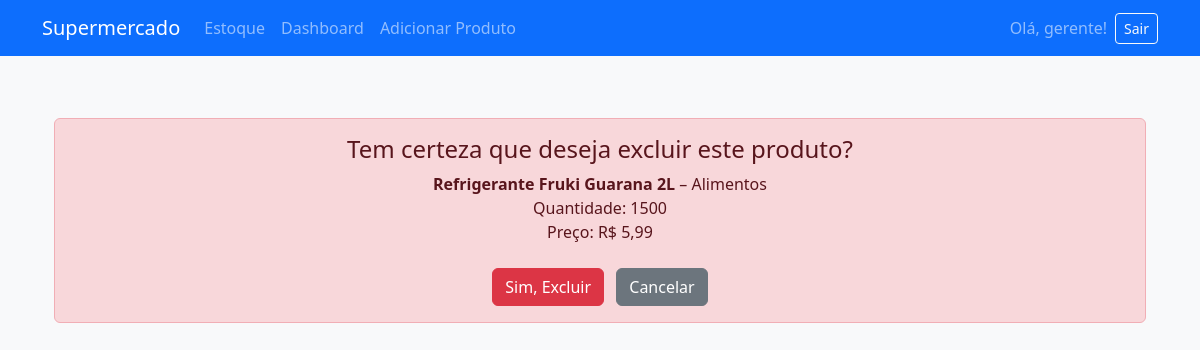
The app's page /excluir/4/ (signed in) with its own data.
### estoque/models.py (models this page shows, shortened)
class Produto(models.Model):
    nome = models.CharField(max_length=100)
    categoria = models.CharField(max_length=20, choices=CATEGORIAS)
    quantidade = models.PositiveIntegerField()
    preco = models.DecimalField(max_digits=8, decimal_places=2)
    data_validade = models.DateField(null=True, blank=True)
    estoque_minimo = models.IntegerField(default=0)

### estoque/views.py (the view)
# urls.py: path('excluir/<int:id>/', views.excluir_produto, name='excluir_produto'),
@login_required
@permission_required('estoque.delete_produto', raise_exception=True)  # Essa função permite excluir um produto do sistema
def excluir_produto(request, id):
    produto = get_object_or_404(Produto, pk=id)
    if request.method == 'POST':
        produto.delete()
        return redirect('listar_produtos')
    return render(request, 'estoque/excluir_produto.html', {'produto': produto})

### estoque/templates/estoque/excluir_produto.html (shortened to what this page needs)
{% extends 'base.html' %}
{% block content %}
<div class="container mt-5">
    <div class="alert alert-danger text-center">
        <h4 class="alert-heading">Tem certeza que deseja excluir este produto?</h4>
        <p class="mb-4">
            <strong>{{ produto.nome }}</strong> – {{ produto.get_categoria_display }}<br>
            Quantidade: {{ produto.quantidade }}<br>
            Preço: R$ {{ produto.preco }}
        </p>
        <form method="post" class="d-inline">
            <button type="submit" class="btn btn-danger">Sim, Excluir</button>
        </form>
        <a href="{% url 'listar_produtos' %}" class="btn btn-secondary ms-2">Cancelar</a>
    </div>
</div>
{% endblock %}

### estoque/templates/base.html (shortened to what this page needs)
<!DOCTYPE html>
<html lang="pt-br">
<head>
    <link href="https://cdn.jsdelivr.net/npm/bootstrap@5.3.3/dist/css/bootstrap.min.css" rel="stylesheet">
</head>
<body class="bg-light">
<nav class="navbar navbar-expand-lg navbar-dark bg-primary fixed-top">
    <div class="container">
        <a class="navbar-brand" href="{% url 'listar_produtos' %}">Supermercado</a>
        <div class="collapse navbar-collapse" id="navbarNav">
            {% if user.is_authenticated %}
                <ul class="navbar-nav me-auto">
                    <li class="nav-item"><a class="nav-link" href="{% url 'listar_produtos' %}">Estoque</a></li>
                    <li class="nav-item"><a class="nav-link" href="{% url 'dashboard' %}">Dashboard</a></li>
                    <li class="nav-item"><a class="nav-link" href="{% url 'adicionar_produto' %}">Adicionar Produto</a></li>
                </ul>
                <span class="navbar-text me-2">
                    Olá, {{ user.username }}!
                </span>
                <form method="post" action="{% url 'logout' %}" style="display: inline;">
    <button type="submit" class="btn btn-outline-light btn-sm">Sair</button>
</form>
            {% endif %}
        </div>
    </div>
</nav>
<div class="container">
    {% block content %}
    {% endblock %}
</div>
</body>
</html>

### estoque/templates/base.html (style rules this page uses)
body { padding-top: 70px; }

### records on screen
Produto: nome "Refrigerante Fruki Guarana 2L", categoria "Alimentos", quantidade "1500", preco "5,99"

### other values on screen
{{ user.username }} "gerente"
